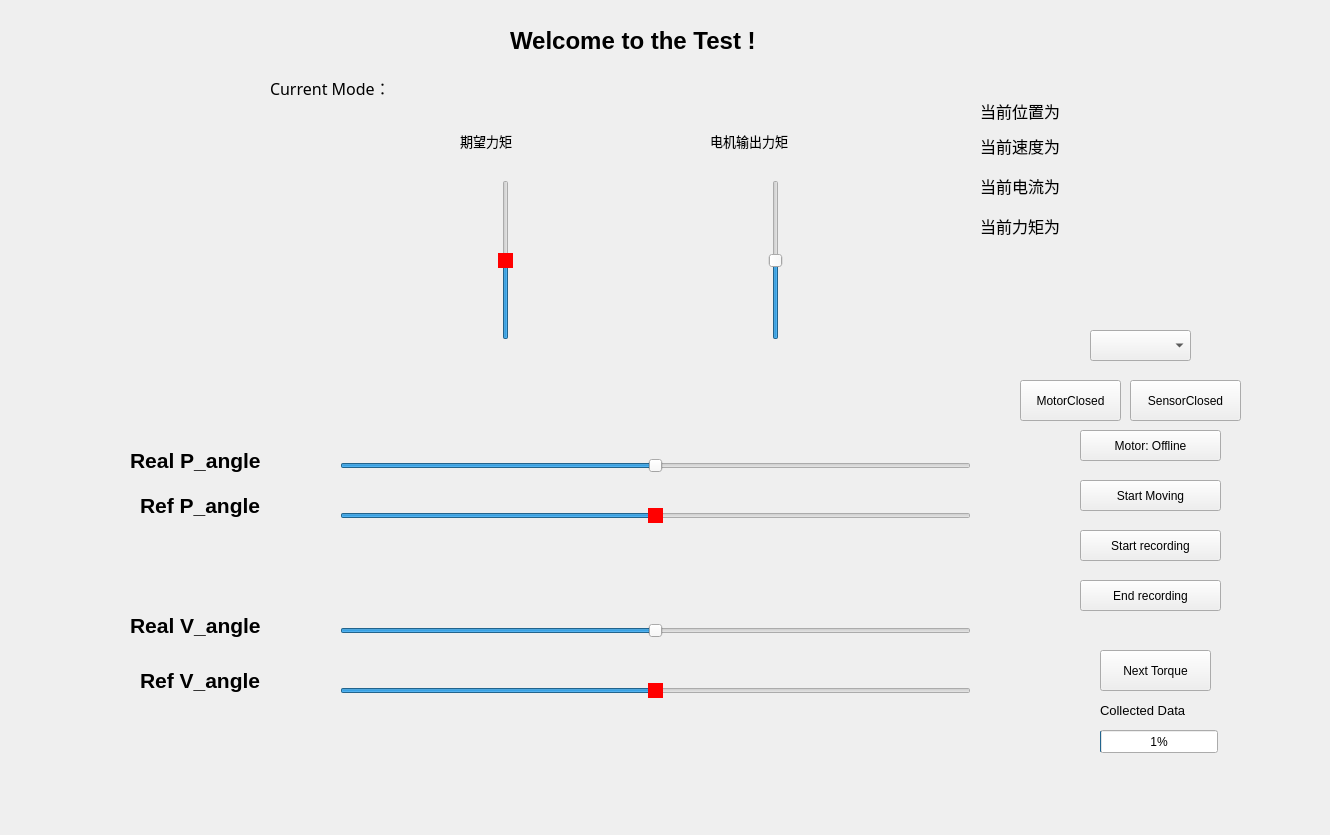
<?xml version="1.0" encoding="UTF-8"?>
<ui version="4.0">
 <class>Widget</class>
 <widget class="QWidget" name="Widget">
  <property name="geometry">
   <rect>
    <x>0</x>
    <y>0</y>
    <width>1330</width>
    <height>835</height>
   </rect>
  </property>
  <property name="windowTitle">
   <string>Widget</string>
  </property>
  <widget class="QPushButton" name="DataStartButton">
   <property name="geometry">
    <rect>
     <x>1080</x>
     <y>530</y>
     <width>141</width>
     <height>31</height>
    </rect>
   </property>
   <property name="text">
    <string>Start recording</string>
   </property>
  </widget>
  <widget class="QPushButton" name="DataEndButton">
   <property name="geometry">
    <rect>
     <x>1080</x>
     <y>580</y>
     <width>141</width>
     <height>31</height>
    </rect>
   </property>
   <property name="text">
    <string>End recording</string>
   </property>
  </widget>
  <widget class="QPushButton" name="SerialButton1">
   <property name="geometry">
    <rect>
     <x>1020</x>
     <y>380</y>
     <width>101</width>
     <height>41</height>
    </rect>
   </property>
   <property name="text">
    <string>MotorClosed</string>
   </property>
  </widget>
  <widget class="QSlider" name="P_Real">
   <property name="geometry">
    <rect>
     <x>340</x>
     <y>440</y>
     <width>631</width>
     <height>51</height>
    </rect>
   </property>
   <property name="sizePolicy">
    <sizepolicy hsizetype="Minimum" vsizetype="Fixed">
     <horstretch>0</horstretch>
     <verstretch>0</verstretch>
    </sizepolicy>
   </property>
   <property name="font">
    <font>
     <pointsize>5</pointsize>
    </font>
   </property>
   <property name="cursor">
    <cursorShape>CrossCursor</cursorShape>
   </property>
   <property name="focusPolicy">
    <enum>Qt::WheelFocus</enum>
   </property>
   <property name="minimum">
    <number>-100</number>
   </property>
   <property name="maximum">
    <number>100</number>
   </property>
   <property name="orientation">
    <enum>Qt::Horizontal</enum>
   </property>
   <property name="invertedAppearance">
    <bool>false</bool>
   </property>
  </widget>
  <widget class="QLabel" name="label">
   <property name="geometry">
    <rect>
     <x>510</x>
     <y>20</y>
     <width>331</width>
     <height>41</height>
    </rect>
   </property>
   <property name="font">
    <font>
     <family>Arial</family>
     <pointsize>18</pointsize>
     <weight>75</weight>
     <bold>true</bold>
    </font>
   </property>
   <property name="text">
    <string>Welcome to the Test !</string>
   </property>
  </widget>
  <widget class="QLabel" name="label_14">
   <property name="geometry">
    <rect>
     <x>130</x>
     <y>440</y>
     <width>201</width>
     <height>41</height>
    </rect>
   </property>
   <property name="font">
    <font>
     <pointsize>16</pointsize>
     <weight>75</weight>
     <bold>true</bold>
    </font>
   </property>
   <property name="text">
    <string>Real P_angle</string>
   </property>
  </widget>
  <widget class="QLabel" name="label_15">
   <property name="geometry">
    <rect>
     <x>140</x>
     <y>480</y>
     <width>251</width>
     <height>51</height>
    </rect>
   </property>
   <property name="font">
    <font>
     <pointsize>16</pointsize>
     <weight>75</weight>
     <bold>true</bold>
    </font>
   </property>
   <property name="text">
    <string>Ref P_angle</string>
   </property>
  </widget>
  <widget class="QLabel" name="label_1">
   <property name="geometry">
    <rect>
     <x>30</x>
     <y>-90</y>
     <width>851</width>
     <height>81</height>
    </rect>
   </property>
   <property name="font">
    <font>
     <family>Adobe 宋体 Std L</family>
     <pointsize>12</pointsize>
     <weight>50</weight>
     <bold>false</bold>
    </font>
   </property>
   <property name="text">
    <string/>
   </property>
  </widget>
  <widget class="QComboBox" name="comboBox">
   <property name="geometry">
    <rect>
     <x>1090</x>
     <y>330</y>
     <width>101</width>
     <height>31</height>
    </rect>
   </property>
  </widget>
  <widget class="QSlider" name="V_Ref">
   <property name="geometry">
    <rect>
     <x>340</x>
     <y>660</y>
     <width>631</width>
     <height>61</height>
    </rect>
   </property>
   <property name="sizePolicy">
    <sizepolicy hsizetype="Expanding" vsizetype="Fixed">
     <horstretch>0</horstretch>
     <verstretch>0</verstretch>
    </sizepolicy>
   </property>
   <property name="styleSheet">
    <string notr="true">QSlider:handle:horizontal {
background: red;

}</string>
   </property>
   <property name="minimum">
    <number>-90</number>
   </property>
   <property name="maximum">
    <number>90</number>
   </property>
   <property name="singleStep">
    <number>1</number>
   </property>
   <property name="orientation">
    <enum>Qt::Horizontal</enum>
   </property>
  </widget>
  <widget class="QLabel" name="label_12">
   <property name="geometry">
    <rect>
     <x>140</x>
     <y>650</y>
     <width>181</width>
     <height>61</height>
    </rect>
   </property>
   <property name="font">
    <font>
     <pointsize>16</pointsize>
     <weight>75</weight>
     <bold>true</bold>
    </font>
   </property>
   <property name="text">
    <string>Ref V_angle</string>
   </property>
  </widget>
  <widget class="QLabel" name="label_11">
   <property name="geometry">
    <rect>
     <x>130</x>
     <y>600</y>
     <width>191</width>
     <height>51</height>
    </rect>
   </property>
   <property name="font">
    <font>
     <pointsize>16</pointsize>
     <weight>75</weight>
     <bold>true</bold>
    </font>
   </property>
   <property name="text">
    <string>Real V_angle</string>
   </property>
  </widget>
  <widget class="QLabel" name="label_2">
   <property name="geometry">
    <rect>
     <x>130</x>
     <y>120</y>
     <width>421</width>
     <height>21</height>
    </rect>
   </property>
   <property name="font">
    <font>
     <family>Adobe 宋体 Std L</family>
     <pointsize>12</pointsize>
    </font>
   </property>
   <property name="text">
    <string/>
   </property>
  </widget>
  <widget class="QPushButton" name="MoveStartButton">
   <property name="geometry">
    <rect>
     <x>1080</x>
     <y>480</y>
     <width>141</width>
     <height>31</height>
    </rect>
   </property>
   <property name="text">
    <string>Start Moving</string>
   </property>
  </widget>
  <widget class="QLabel" name="label_10">
   <property name="geometry">
    <rect>
     <x>190</x>
     <y>700</y>
     <width>72</width>
     <height>15</height>
    </rect>
   </property>
   <property name="text">
    <string/>
   </property>
  </widget>
  <widget class="QLabel" name="label_3">
   <property name="geometry">
    <rect>
     <x>270</x>
     <y>80</y>
     <width>641</width>
     <height>16</height>
    </rect>
   </property>
   <property name="font">
    <font>
     <family>Adobe 宋体 Std L</family>
     <pointsize>12</pointsize>
    </font>
   </property>
   <property name="text">
    <string>Current Mode：</string>
   </property>
  </widget>
  <widget class="QSlider" name="T_Ref">
   <property name="geometry">
    <rect>
     <x>410</x>
     <y>180</y>
     <width>191</width>
     <height>160</height>
    </rect>
   </property>
   <property name="styleSheet">
    <string notr="true">QSlider:handle{
background: red
}</string>
   </property>
   <property name="minimum">
    <number>-30</number>
   </property>
   <property name="maximum">
    <number>30</number>
   </property>
   <property name="value">
    <number>0</number>
   </property>
   <property name="orientation">
    <enum>Qt::Vertical</enum>
   </property>
  </widget>
  <widget class="QLabel" name="label_16">
   <property name="geometry">
    <rect>
     <x>710</x>
     <y>130</y>
     <width>161</width>
     <height>21</height>
    </rect>
   </property>
   <property name="font">
    <font>
     <pointsize>10</pointsize>
    </font>
   </property>
   <property name="text">
    <string>电机输出力矩</string>
   </property>
  </widget>
  <widget class="QLabel" name="label_17">
   <property name="geometry">
    <rect>
     <x>460</x>
     <y>130</y>
     <width>161</width>
     <height>21</height>
    </rect>
   </property>
   <property name="font">
    <font>
     <pointsize>10</pointsize>
    </font>
   </property>
   <property name="text">
    <string>期望力矩</string>
   </property>
  </widget>
  <widget class="QProgressBar" name="progressBar">
   <property name="geometry">
    <rect>
     <x>1100</x>
     <y>730</y>
     <width>118</width>
     <height>23</height>
    </rect>
   </property>
   <property name="value">
    <number>1</number>
   </property>
  </widget>
  <widget class="QLabel" name="label_18">
   <property name="geometry">
    <rect>
     <x>1100</x>
     <y>700</y>
     <width>121</width>
     <height>21</height>
    </rect>
   </property>
   <property name="font">
    <font>
     <pointsize>10</pointsize>
    </font>
   </property>
   <property name="text">
    <string>Collected Data</string>
   </property>
  </widget>
  <widget class="QLabel" name="label_4">
   <property name="geometry">
    <rect>
     <x>980</x>
     <y>100</y>
     <width>311</width>
     <height>21</height>
    </rect>
   </property>
   <property name="font">
    <font>
     <family>Adobe 宋体 Std L</family>
     <pointsize>12</pointsize>
    </font>
   </property>
   <property name="text">
    <string>当前位置为</string>
   </property>
  </widget>
  <widget class="QLabel" name="label_5">
   <property name="geometry">
    <rect>
     <x>980</x>
     <y>130</y>
     <width>311</width>
     <height>31</height>
    </rect>
   </property>
   <property name="font">
    <font>
     <family>Adobe 宋体 Std L</family>
     <pointsize>12</pointsize>
    </font>
   </property>
   <property name="text">
    <string>当前速度为</string>
   </property>
  </widget>
  <widget class="QLabel" name="label_6">
   <property name="geometry">
    <rect>
     <x>980</x>
     <y>170</y>
     <width>311</width>
     <height>31</height>
    </rect>
   </property>
   <property name="font">
    <font>
     <family>Adobe 宋体 Std L</family>
     <pointsize>12</pointsize>
    </font>
   </property>
   <property name="text">
    <string>当前电流为</string>
   </property>
  </widget>
  <widget class="QSlider" name="V_Real">
   <property name="geometry">
    <rect>
     <x>340</x>
     <y>600</y>
     <width>631</width>
     <height>61</height>
    </rect>
   </property>
   <property name="sizePolicy">
    <sizepolicy hsizetype="Expanding" vsizetype="Fixed">
     <horstretch>0</horstretch>
     <verstretch>0</verstretch>
    </sizepolicy>
   </property>
   <property name="minimum">
    <number>-90</number>
   </property>
   <property name="maximum">
    <number>90</number>
   </property>
   <property name="singleStep">
    <number>1</number>
   </property>
   <property name="orientation">
    <enum>Qt::Horizontal</enum>
   </property>
  </widget>
  <widget class="QSlider" name="P_Ref">
   <property name="geometry">
    <rect>
     <x>340</x>
     <y>490</y>
     <width>631</width>
     <height>51</height>
    </rect>
   </property>
   <property name="sizePolicy">
    <sizepolicy hsizetype="Minimum" vsizetype="Fixed">
     <horstretch>0</horstretch>
     <verstretch>0</verstretch>
    </sizepolicy>
   </property>
   <property name="font">
    <font>
     <pointsize>5</pointsize>
    </font>
   </property>
   <property name="cursor">
    <cursorShape>CrossCursor</cursorShape>
   </property>
   <property name="focusPolicy">
    <enum>Qt::WheelFocus</enum>
   </property>
   <property name="styleSheet">
    <string notr="true">QSlider:handle {
background: red;

}</string>
   </property>
   <property name="minimum">
    <number>-100</number>
   </property>
   <property name="maximum">
    <number>100</number>
   </property>
   <property name="orientation">
    <enum>Qt::Horizontal</enum>
   </property>
  </widget>
  <widget class="QSlider" name="T_Real">
   <property name="geometry">
    <rect>
     <x>680</x>
     <y>180</y>
     <width>191</width>
     <height>160</height>
    </rect>
   </property>
   <property name="minimum">
    <number>-30</number>
   </property>
   <property name="maximum">
    <number>30</number>
   </property>
   <property name="value">
    <number>0</number>
   </property>
   <property name="orientation">
    <enum>Qt::Vertical</enum>
   </property>
  </widget>
  <widget class="QPushButton" name="MotorButton">
   <property name="geometry">
    <rect>
     <x>1080</x>
     <y>430</y>
     <width>141</width>
     <height>31</height>
    </rect>
   </property>
   <property name="text">
    <string>Motor: Offline</string>
   </property>
  </widget>
  <widget class="QPushButton" name="NextTorqueButton">
   <property name="geometry">
    <rect>
     <x>1100</x>
     <y>650</y>
     <width>111</width>
     <height>41</height>
    </rect>
   </property>
   <property name="text">
    <string>Next Torque</string>
   </property>
  </widget>
  <widget class="QPushButton" name="SerialButton2">
   <property name="geometry">
    <rect>
     <x>1130</x>
     <y>380</y>
     <width>111</width>
     <height>41</height>
    </rect>
   </property>
   <property name="text">
    <string>SensorClosed</string>
   </property>
  </widget>
  <widget class="QLabel" name="label_7">
   <property name="geometry">
    <rect>
     <x>980</x>
     <y>210</y>
     <width>311</width>
     <height>31</height>
    </rect>
   </property>
   <property name="font">
    <font>
     <family>Adobe 宋体 Std L</family>
     <pointsize>12</pointsize>
    </font>
   </property>
   <property name="text">
    <string>当前力矩为</string>
   </property>
  </widget>
 </widget>
 <layoutdefault spacing="6" margin="11"/>
 <resources/>
 <connections/>
</ui>
